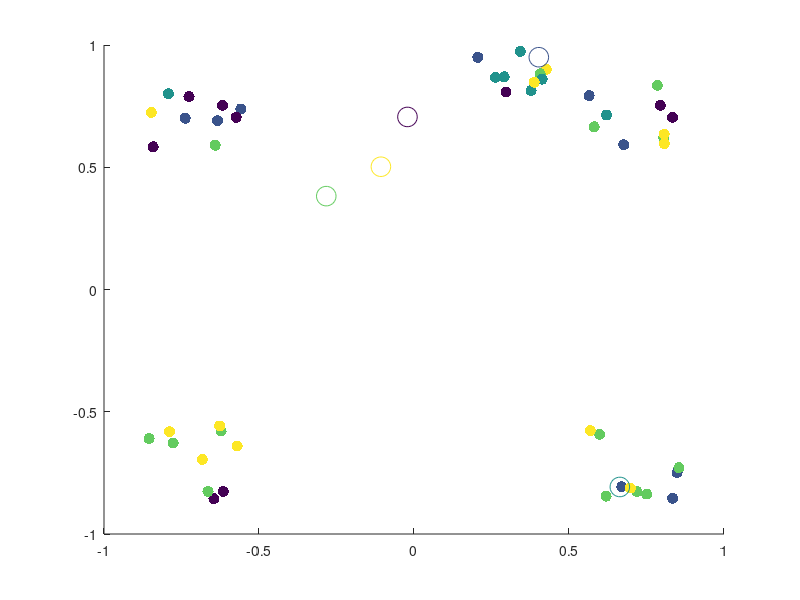

MATLAB code to generate this figure: (Note: this script raises an error after producing the figure.)
%% Random Initalization
% Topic I.6 - Alternating Minimization Scheme Algorithm for k-Means Clustering*
% 
% Clear the workspace and close all figure windows

close all; clear all;

load Q1data.mat; 

[n,m]= size(XData); 

% Set the number of clusters (k)
k=5;

% Assign each data vector, randomly to one of the k clusters
IndexSet = randi(k,n,1);

% Plot the data
scatter(XData(:,1),XData(:,2),64,IndexSet,'filled');
hold on

% Create data structures to store the weight vectors for cluster (c), and the 
% weight vectors from the previous iteration (cPrev)
c = zeros(k,m);
cPrev = zeros(k,m);

% Randomly initialize the weight vectors so that each component is sampled from 
% the interval [-1,1]
c = -1.2 + 2.4*rand(k,m);

% Plot the initial weight vectors
scatter(c(:,1),c(:,2),200,linspace(1,k,k))
hold off
pause



%% K++ initalization 

close all; clear all; clc;
% for funsies attempt at k++ initalization 

% 100 2-dimensional points, each points is a vector! 
%hopefully this is like quakes data
load Q1data.mat


%number of clusters; 
k =4; 

[n,m]=size(XData);



[c,IndexSet]= KPlusPlusInit(XData,k);




% Plot the data
scatter(XData(:,1),XData(:,2),64,IndexSet,'filled');
hold on
scatter(c(:,1),c(:,2),200,linspace(1,k,k))
hold off

%% The Alternating Minimization Scheme
doneFlag=0;

% Keep alternating updates to weight vectors and cluster assignments until weight 
% vectors no longer change their locations

while (~doneFlag)

    % Update the weight vectors in each cluster via the centroid formula
    for i=1:k 

        % Find the indices for all data vectors currently in cluster i
        ClusterIndices = find(IndexSet==i);

        % Find the number of data vectors currently in cluster i
        NumVecsInCluster = size(ClusterIndices,1);

        % Create a data structure to store weight vector for the current
        % cluster
        c(i,:)=0; 

        % Update cluster vector using the centroid formula
        for j=1:NumVecsInCluster
            for l=1:m
                c(i,l) = c(i,l) + XData(ClusterIndices(j,1),l)/NumVecsInCluster;
            end
        end

    end

    % Plot the updated weight vectors for each cluster
    scatter(XData(:,1),XData(:,2),64,IndexSet,'filled')
    hold on
    scatter(c(:,1),c(:,2),200,linspace(1,k,k))
    %pause
    
    % Now reassign all data vectors to the closest weight vector (cluster)

    % Create a data structure to store closest weight vector for each data
    % point
    closestCluster=zeros(n,1);

    % Reassign each data vector to the new, closest cluster
    for d=1:n

        % Store the coordinates of the current data vector
        xD = XData(d,:);

        % Set the minimum distance tracker to be a very large number
        sqDistMin=1e16;

        % Find the closest weight vector (cluster) to the current data
        % vector
        for i=1:k
            sqDist = norm(c(i,:)-xD,2);

            % If the distance is less than the current min, assign the
            % current data vector to this cluster
            if sqDist<sqDistMin
                closestCluster(d)=i;
                sqDistMin=sqDist;
            end

        end
    end

    % Update the assignments of the data vectors to their new clusters
    IndexSet = closestCluster;
    
    % Plot the data and the updated weight vectors
    hold off
    scatter(XData(:,1),XData(:,2),64,IndexSet,'filled')
    hold on
    scatter(c(:,1),c(:,2),200,linspace(1,k,k))
    hold off
    %pause
    
    % Terminate the alternating scheme if the weight vectors are unaltered
    % relative to the previous iteration
    if c==cPrev
        doneFlag=1;
    else
        cPrev=c;
    end
end


%% Calculation of Overall Coherence

% computes overall coherence AFTER K-Means! 
OvCo=oaco(XData,IndexSet,c)



%% 10 initalizations

close all; clear all; clc;



% 50  2-dimensional points, each points is a vector! 
%hopefully this is like quakes data
load Q1data.mat



rng(33)


OvCO_forkPP = zeros(1,10);
OvCO_forRand = zeros(1,10); 

k=5; 


% random initalization;

for realz = 1:10
[n,m]= size(XData);
IndexSeti = randi(k,n,1);
ci = -1.2 + 2.4*rand(k,m);

% scatter(XData(:,1),XData(:,2),64,IndexSeti,'filled')
%     hold on
%     scatter(ci(:,1),ci(:,2),200,linspace(1,k,k))
%     hold off
%     pause 
%     
    
[IndexSetf,cf]= kmeans493(XData,k,IndexSeti,ci);
OvCo=oaco(XData,IndexSetf,cf);
OvCO_forRand(:,realz) = OvCo ;

%   scatter(XData(:,1),XData(:,2),64,IndexSetf,'filled')
%     hold on
%     scatter(cf(:,1),cf(:,2),200,linspace(1,k,k))
%     hold off


end 


%k++ initalization 
for realz = 1:10   

[ci,IndexSeti]=KPlusPlusInit(XData,k);

%  scatter(XData(:,1),XData(:,2),64,IndexSeti,'filled')
%     hold on
%     scatter(ci(:,1),ci(:,2),200,linspace(1,k,k))
%     hold off
%     pause 
    
    %runs k means
    
[IndexSetf,cf]= kmeans493(XData,k,IndexSeti,ci);

OvCo=oaco(XData,IndexSetf,cf);
OvCO_forkPP(:,realz) = OvCo ; 

%   scatter(XData(:,1),XData(:,2),64,IndexSetf,'filled')
%     hold on
%     scatter(cf(:,1),cf(:,2),200,linspace(1,k,k))
%     hold off
end 


mean(OvCO_forkPP)
mean(OvCO_forRand)
